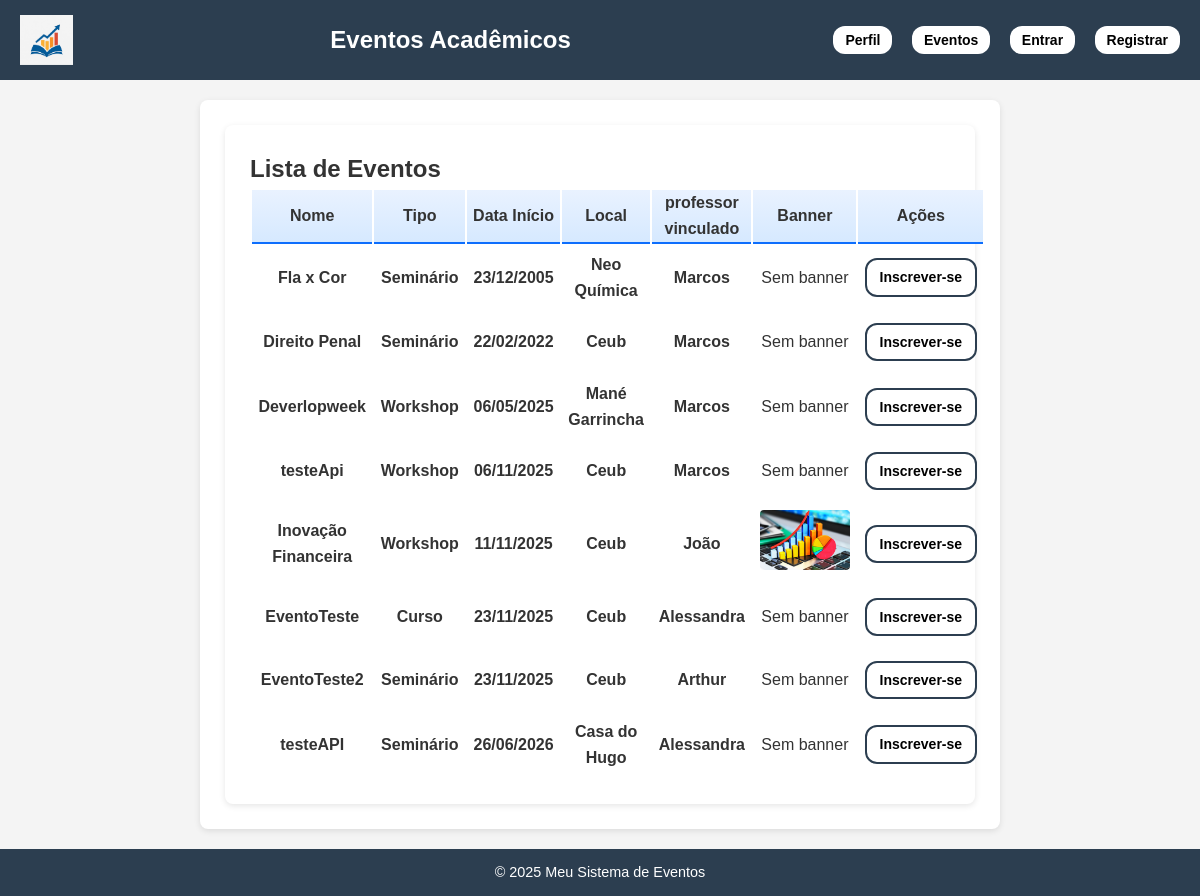
Page /api/eventos/ on the committed database.
### eventos/models.py (models this page shows, shortened)
class Evento(models.Model):
    TIPOS = [
        ('seminario', 'Seminário'),
        ('palestra', 'Palestra'),
        ('workshop', 'Workshop'),
        ('curso', 'Curso'),
    ]
    nome = models.CharField(max_length=200)
    tipo = models.CharField(max_length=20, choices=TIPOS)
    descricao = models.TextField()
    data_inicio = models.DateField()
    data_fim = models.DateField()
    horario_inicio = models.TimeField()
    horario_fim = models.TimeField()
    local = models.CharField(max_length=255)
    quantidade_participantes = models.PositiveIntegerField(null=True, blank=True)
    organizador = models.ForeignKey(
        User,
        on_delete=models.CASCADE,
        related_name="eventos_organizados"
    )
    professor = models.ForeignKey(User, on_delete=models.SET_NULL, null=True, blank=True)
    banner = models.ImageField(upload_to='banners/', blank=True, null=True)

### eventos/views.py (the view)
# urls.py: path('eventos/', views.EventoListView.as_view(), name='evento_list'),
class EventoListView(ListView):
    model = Evento
    template_name = 'evento_list.html'  # Caminho para o template
    context_object_name = 'eventos'     # Nome da variável usada no template
    ordering = ['data_inicio']          # Ordena os eventos por data de início

### eventos/context_processors.py (called while the page is built)
def perfil_context(request):
    if request.user.is_authenticated:
        return {'perfil': getattr(request.user, 'perfil', None)}
    return {}

### eventos/templates/evento_list.html (shortened to what this page needs)
{% extends 'base.html' %}
{% block content %}
<div class="container mt-5">
    <div class="d-flex justify-content-between align-items-center mb-4">
        <h2 class="fw-bold text-primary">Lista de Eventos</h2>
    </div>
    <div class="table-responsive">
        <table class="table table-bordered table-striped align-middle shadow-sm">
            <thead class="table-primary text-center">
                <tr>
                    <th scope="col" class="px-3 py-2">Nome</th>
                    <th scope="col" class="px-3 py-2">Tipo</th>
                    <th scope="col" class="px-3 py-2">Data Início</th>
                    <th scope="col" class="px-3 py-2">Local</th>
                    <th scope="col" class="px-3 py-2">professor vinculado</th>
                    <th scope="col" class="px-3 py-2">Banner</th>
                    <th scope="col" class="px-3 py-2">Ações</th>
                </tr>
            </thead>
            <tbody>
                {% for evento in eventos %}
                <tr>
                    <td class="fw-semibold text-dark"><strong>{{ evento.nome }}</strong></td>
                    <td class="text-muted"><strong>{{ evento.get_tipo_display }}</strong></td>
                    <td class="text-center"><strong>{{ evento.data_inicio|date:"d/m/Y" }}</strong></td>
                    <td class="text-muted"><strong>{{ evento.local }}</strong></td>
                    <td class="text-muted">
  {% if evento.professor %}
    <strong>{{ evento.professor.username }}</strong>
  {% else %}
    <strong>Marcos</strong>
  {% endif %}
</td>
                    <td class="text-center">
    {% if evento.banner %}
        <img src="{{ evento.banner.url }}" alt="Banner {{ evento.nome }}"
             style="max-width: 100px; max-height: 60px; object-fit: cover; border-radius: 4px;">
    {% else %}
        <span class="text-muted">Sem banner</span>
    {% endif %}
</td>
                    <td class="text-center">
                       {% if user != evento.organizador and perfil.tipo != 'organizador' %}
                          <a href="{% url 'inscricao_create' evento.id %}" class="buttonEvento">
                               Inscrever-se
                           </a>
                        {% endif %}
                    </td>
                </tr>
                {% empty %}
                <tr>
                    <td colspan="5" class="text-center text-muted py-3">
                        Nenhum evento cadastrado.''
                    </td>
                </tr>
                {% endfor %}
            </tbody>
        </table>
    </div>
</div>
{% endblock %}

### eventos/templates/base.html (style rules this page uses)
* { margin: 0; padding: 0; box-sizing: border-box; }
body { font-family: Arial, sans-serif; background-color: #f4f4f4; color: #333; line-height: 1.6; }
.container { max-width: 800px; margin: auto; background: #fff; padding: 25px; border-radius: 8px; box-shadow: 0 2px 6px rgba(0,0,0,0.1); }
.buttonEvento { margin-bottom: 15px; display: block; width: 112px; justify-content: center; align-items: center; text-align: center; margin: 5px auto; font-weight: bold; background-color: white; border: 2px solid #2c3e50; color: black; padding: 6px 12px; border-radius: 12px; text-decoration: none; font-size: 14px; transition: all 0.3s ease; }

### eventos/templates/evento_list.html (style rules this page uses)
table th { background: linear-gradient(180deg, #e9f2ff, #d6e9ff); font-weight: 600; border-bottom: 2px solid #0d6efd !important; text-align: center; }
table td { vertical-align: middle; padding: 0.40rem; text-align: center; }

### rows in the picture
Evento: nome "Fla x Cor", tipo "Seminário", data_inicio "23/12/2005", local "Neo Química", shows "Marcos", shows "Sem banner", shows "Inscrever-se"
Evento: nome "Direito Penal", tipo "Seminário", data_inicio "22/02/2022", local "Ceub", shows "Marcos", shows "Sem banner", shows "Inscrever-se"
Evento: nome "Deverlopweek", tipo "Workshop", data_inicio "06/05/2025", local "Mané Garrincha", shows "Marcos", shows "Sem banner", shows "Inscrever-se"
Evento: nome "testeApi", tipo "Workshop", data_inicio "06/11/2025", local "Ceub", professor.username "Marcos", banner "Sem banner", shows "Inscrever-se"
Evento: nome "Inovação Financeira", tipo "Workshop", data_inicio "11/11/2025", local "Ceub", professor.username "João", banner (picture), shows "Inscrever-se"
Evento: nome "EventoTeste", tipo "Curso", data_inicio "23/11/2025", local "Ceub", professor.username "Alessandra", banner "Sem banner", shows "Inscrever-se"
Evento: nome "EventoTeste2", tipo "Seminário", data_inicio "23/11/2025", local "Ceub", professor.username "Arthur", banner "Sem banner", shows "Inscrever-se"
Evento: nome "testeAPI", tipo "Seminário", data_inicio "26/06/2026", local "Casa do Hugo", professor.username "Alessandra", banner "Sem banner", shows "Inscrever-se"
